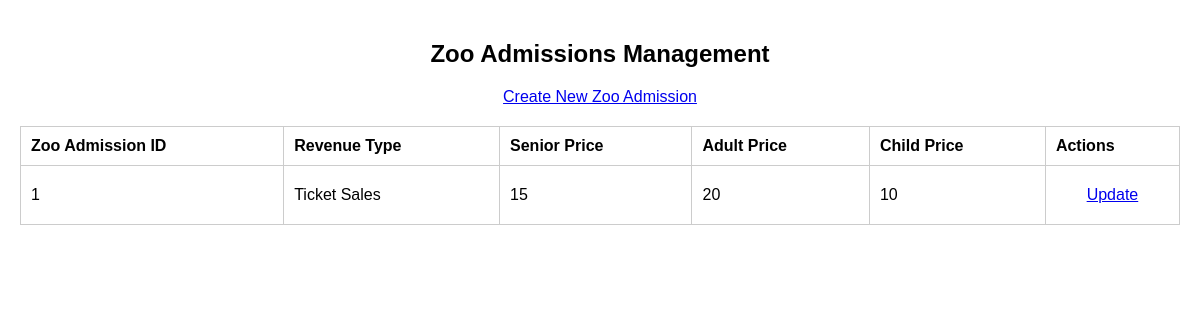
Page /asset_management/zooAdmission/view_zoo_admissions.php on the earlier database version.
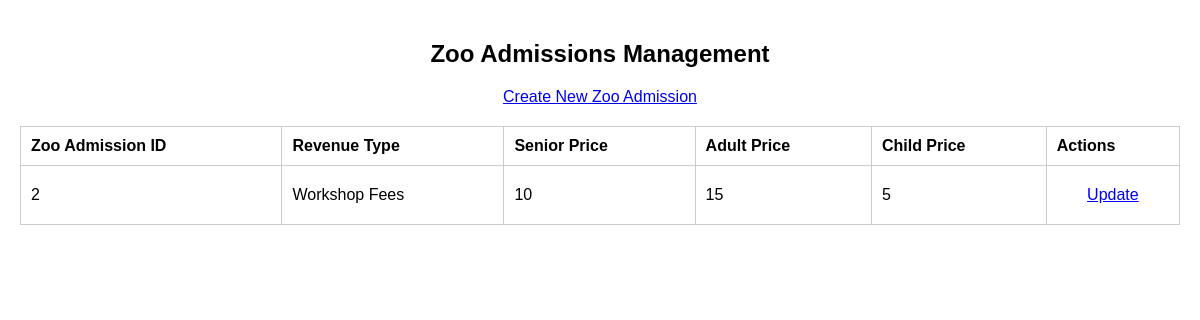
Same page on the later database version.
### tables this page shows
CREATE TABLE ZooAdmission (
ID INT PRIMARY KEY,
SeniorPrice INT NOT NULL,
AdultPrice INT NOT NULL,
ChildPrice INT NOT NULL,
FOREIGN KEY (ID) REFERENCES RevenueType(ID)
);

CREATE TABLE RevenueType (
ID INT PRIMARY KEY AUTO_INCREMENT,
BuildingID INT,
Name VARCHAR(255) NOT NULL,
Type VARCHAR(255) NOT NULL,
FOREIGN KEY (BuildingID) REFERENCES Building(ID)
);

### asset_management/zooAdmission/view_zoo_admissions.php (the view, shortened to what this page needs)
<?php
include '../includes/db_connection.php';
$sql = "SELECT ZooAdmission.ID, RevenueType.Name AS RevenueTypeName, SeniorPrice, AdultPrice, ChildPrice
        FROM ZooAdmission
        JOIN RevenueType ON ZooAdmission.ID = RevenueType.ID";
$result = $conn->query($sql);
?>
<!DOCTYPE html>
<html lang="en">
<head>
</head>
<body>
    <h2>Zoo Admissions Management</h2>
    <a href="create_zoo_admission.php">Create New Zoo Admission</a>
    <table>
        <tr>
            <th>Zoo Admission ID</th>
            <th>Revenue Type</th>
            <th>Senior Price</th>
            <th>Adult Price</th>
            <th>Child Price</th>
            <th>Actions</th>
        </tr>
        <?php while ($row = $result->fetch_assoc()) : ?>
            <tr>
                <td><?php echo $row['ID']; ?></td>
                <td><?php echo $row['RevenueTypeName']; ?></td>
                <td><?php echo $row['SeniorPrice']; ?></td>
                <td><?php echo $row['AdultPrice']; ?></td>
                <td><?php echo $row['ChildPrice']; ?></td>
                <td>
                    <a href="update_zoo_admission.php?id=<?php echo $row['ID']; ?>">Update</a>
                </td>
            </tr>
        <?php endwhile; ?>
    </table>
</body>
</html>

Differences in the rows shown:
removed zooadmission: ID "1", ID.Name "Ticket Sales", SeniorPrice "15", AdultPrice "20", ChildPrice "10"
added zooadmission: ID "2", ID.Name "Workshop Fees", SeniorPrice "10", AdultPrice "15", ChildPrice "5"
